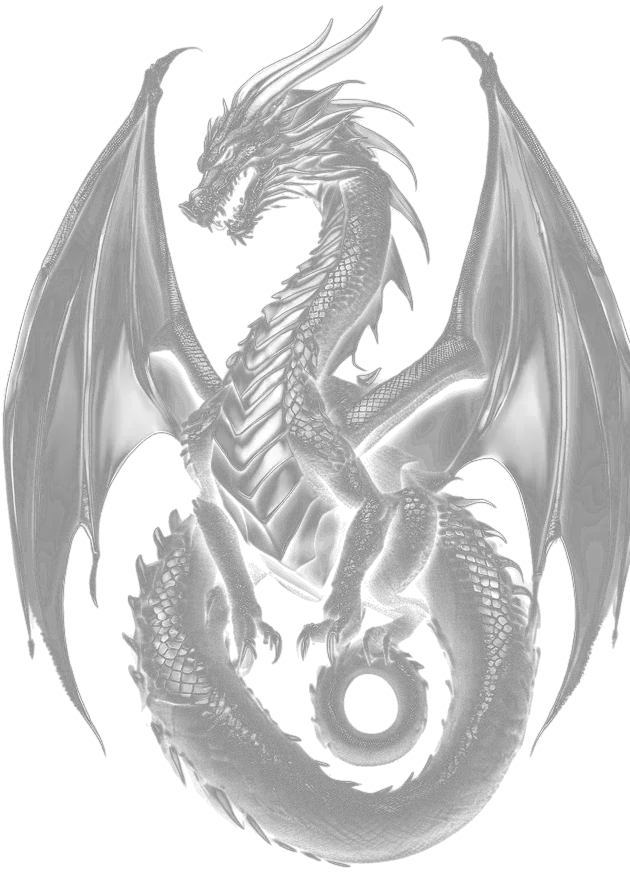
#> input picture client/src/games/dragonheart/assets/back/dragon.webp, 630 x 880 px, given in place of cover-a.png, which was not available
$ python process_assets.py ../../client/src/games/dragonheart/assets/back/dragon.webp ../../client/src/games/dragonheart/assets/back/green.webp
#> lines starting #> are read from the running program, lines starting #| are printed output that depends on the picture
#!/usr/bin/env python3
"""Turn raw ComfyUI renders into Klask's shipped assets.

Usage: python3 process_assets.py RAW_DIR FONT.ttf
  RAW_DIR  holds cover-a.png, wood.png (round 2), playfield.png (round 2) from comfy_gen.py
  FONT     Bungee-Regular.ttf (Google Fonts, OFL) for the cover title

Writes client/src/games/klask/cover.webp and assets/{wood,playfield,felt-noise}.webp.
"""
import os
import sys

import numpy as np
from PIL import Image, ImageDraw, ImageFilter, ImageFont

HERE = os.path.dirname(os.path.abspath(__file__))
GAME = os.path.join(HERE, '..', '..', 'client', 'src', 'games', 'klask')
ASSETS = os.path.join(GAME, 'assets')


def flatten(im, radius=90):
    """Remove the render's uneven lighting (low frequencies) so tiles don't show as blocks."""
    a = np.asarray(im.convert('RGB'), dtype=np.float32)
    lo = np.asarray(im.convert('RGB').filter(ImageFilter.GaussianBlur(radius)), dtype=np.float32)
    return Image.fromarray(np.clip(a - lo + a.reshape(-1, 3).mean(0), 0, 255).astype(np.uint8))


def seamless(im):
    """Make a texture tile: blend it with its half-shifted copy, weighted toward the copy at the
    tile edges (where the shifted copy's seamless centre lies)."""
    a = np.asarray(flatten(im), dtype=np.float32)
    h, w = a.shape[:2]
    b = np.roll(np.roll(a, h // 2, axis=0), w // 2, axis=1)
    wx = 1 - np.abs(np.linspace(-1, 1, w))  # 1 at centre, 0 at edges
    wy = 1 - np.abs(np.linspace(-1, 1, h))
    wgt = np.clip(np.minimum.outer(wy, wx) * 2.2, 0, 1)[..., None]
    return Image.fromarray((a * wgt + b * (1 - wgt)).astype(np.uint8))


def seamless_x(im):
    """Horizontal-only wrap blend (for vertically mirrored wood: rows already wrap)."""
    a = np.asarray(flatten(im), dtype=np.float32)
    w = a.shape[1]
    b = np.roll(a, w // 2, axis=1)
    wgt = np.clip((1 - np.abs(np.linspace(-1, 1, w))) * 2.2, 0, 1)[None, :, None]
    return Image.fromarray((a * wgt + b * (1 - wgt)).astype(np.uint8))


def wood_texture(src, out, size=1024):
    """Wood grain runs vertically: stack the clean band with its vertical mirror so rows wrap
    invisibly (grain lines continue), then blend the left/right edges."""
    band = Image.open(src).convert('RGB').crop((0, 0, 1024, 740))
    tall = Image.new('RGB', (1024, 1480))
    tall.paste(band, (0, 0))
    tall.paste(band.transpose(Image.FLIP_TOP_BOTTOM), (0, 740))
    seamless_x(tall.resize((size, size), Image.LANCZOS)).save(out, 'WEBP', quality=86, method=6)


def texture(src, crop, out, size=1024, q=86, extra=None):
    im = Image.open(src).convert('RGB')
    if crop:
        im = im.crop(crop)
    im = im.resize((size, size), Image.LANCZOS)
    if extra:
        im = extra(im)
    seamless(im).save(out, 'WEBP', quality=q, method=6)


def cover(src, font, out):
    im = Image.open(src).convert('RGB')
    w, h = im.size  # 896×1184 (≈3:4)
    tw = round(h * 3 / 4)
    im = im.crop(((w - tw) // 2, 0, (w - tw) // 2 + tw, h)).resize((800, 1067), Image.LANCZOS)
    # Darken the top for the title (it also hides a stray can label in the render).
    grad = Image.new('L', (1, 1067))
    for y in range(1067):
        t = max(0.0, 1 - y / 470)
        grad.putpixel((0, y), int(245 * min(1.0, t * 1.35) ** 1.2))
    shade = Image.new('RGB', im.size, (10, 16, 44))
    im = Image.composite(shade, im, grad.resize(im.size))
    d = ImageDraw.Draw(im)
    f = ImageFont.truetype(font, 168)
    text = 'KLASK'
    bbox = d.textbbox((0, 0), text, font=f)
    tx = (800 - (bbox[2] - bbox[0])) // 2 - bbox[0]
    ty = 70 - bbox[1]
    # soft drop shadow, then a thick navy outline, then the yellow fill (the ball's colour)
    sh = Image.new('L', im.size, 0)
    ImageDraw.Draw(sh).text((tx + 6, ty + 10), text, font=f, fill=200)
    im.paste((0, 0, 0), mask=sh.filter(ImageFilter.GaussianBlur(10)))
    d.text((tx, ty), text, font=f, fill=(255, 210, 50), stroke_width=9, stroke_fill=(16, 26, 70))
    im.save(out, 'WEBP', quality=88, method=6)


def felt_noise(out, size=512):
    """A fine, near-neutral grain overlay (multiply at low opacity) generated from noise."""
    rng = np.random.default_rng(7)
    n = rng.normal(0, 1, (size, size)).astype(np.float32)
    img = Image.fromarray(np.clip(128 + n * 18, 0, 255).astype(np.uint8)).filter(ImageFilter.GaussianBlur(0.7))
    a = np.asarray(img, dtype=np.float32)
    a = 200 + (a - a.mean()) * 1.4
    seamless(Image.fromarray(np.clip(a, 0, 255).astype(np.uint8)).convert('RGB')).convert('L').save(out, 'WEBP', quality=82, method=6)


def main():
    raw, font = sys.argv[1], sys.argv[2]
    os.makedirs(ASSETS, exist_ok=True)
    cover(os.path.join(raw, 'cover-a.png'), font, os.path.join(GAME, 'cover.webp'))
#> in cover, `im = Image.composite(shade, im, grad.resize(im.size))`:
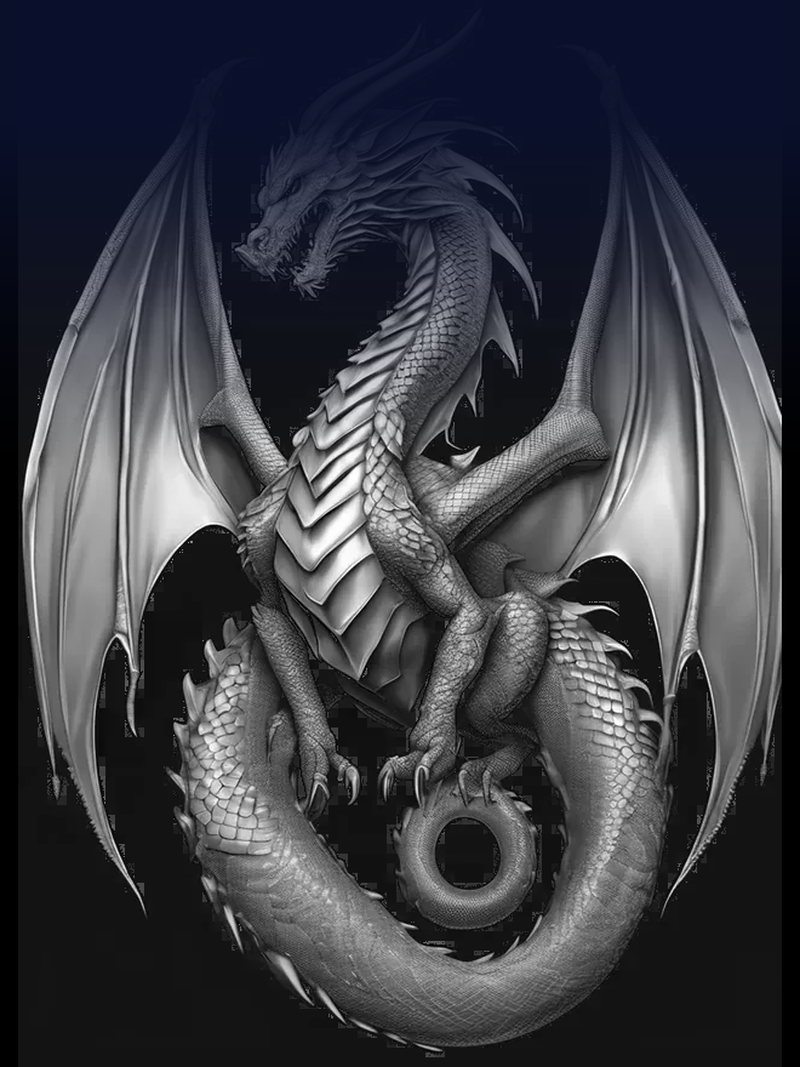
#> im: PIL image 800x1067 RGB; mean R, G, B 59, 60.5, 67.6
#> in cover, `bbox = d.textbbox((0, 0), text, font=f)`: bbox = (0, 32, 543, 158)
#> in cover, `tx = (800 - (bbox[2] - bbox[0])) // 2 - bbox[0]`: tx = 128
#> in cover, `ty = 70 - bbox[1]`: ty = 38
#> in cover, `sh = Image.new('L', im.size, 0)`: sh: PIL image 800x1067 L; every value is 0
    # wood (round 2): keep the clean top band above a patch artefact; grain runs vertically.
    wood_texture(os.path.join(raw, 'wood.png'), os.path.join(ASSETS, 'wood.webp'))
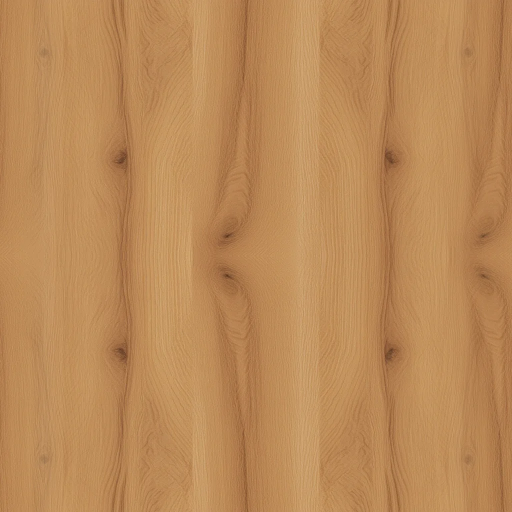
#> input picture client/src/games/klask/assets/wood.webp, 1024 x 1024 px, given in place of wood.png, which was not available (shown at 1/2 size)
#> in wood_texture, `tall = Image.new('RGB', (1024, 1480))`: tall: PIL image 1024x1480 RGB; every value is 0
#> in wood_texture, `tall.paste(band.transpose(Image.FLIP_TOP_BOTTOM), (0, 740))`:
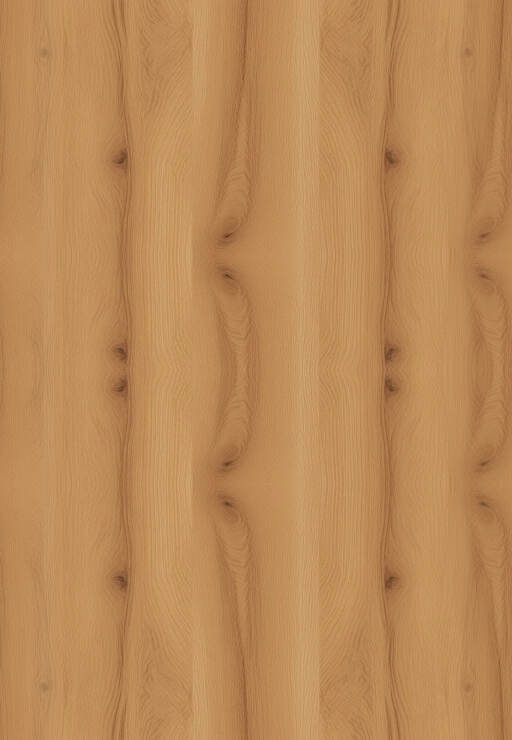
#> tall: PIL image 1024x1480 RGB (shown at 1/2 size); mean R, G, B 187.2, 137.6, 87.2
    # playfield (round 2): central crop avoids a pale corner and a wood sliver at the right edge.
    texture(os.path.join(raw, 'playfield.png'), (150, 150, 874, 874), os.path.join(ASSETS, 'playfield.webp'))
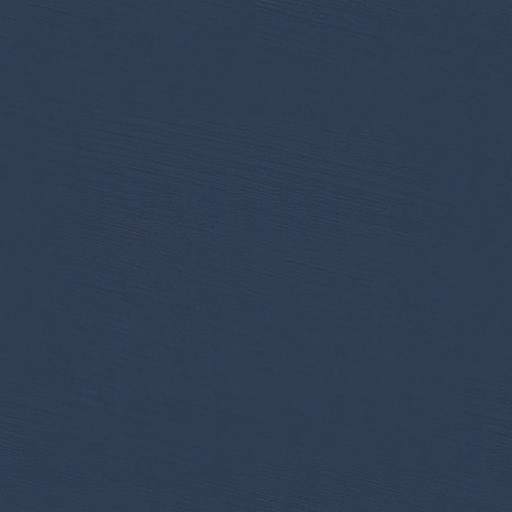
#> input picture client/src/games/klask/assets/playfield.webp, 1024 x 1024 px, given in place of playfield.png, which was not available (shown at 1/2 size)
#> in texture, im is the input picture: PIL image 1024x1024 RGB; mean R, G, B 47.3, 62.2, 80.8
#> call 2 of flatten, with radius = 90
#> in flatten (call 2), `lo = np.asarray(im.convert('RGB').filter(ImageFilter.GaussianBlur(radi..`:
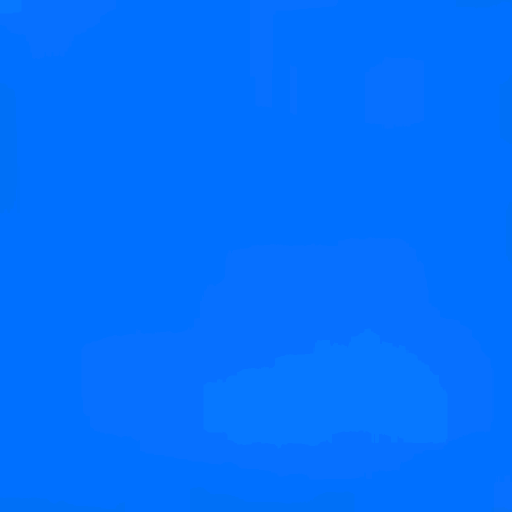
#> lo: shape (1024, 1024, 3) float32 (shown at 1/2 size); mean R, G, B 47.7, 63, 80.2; drawn with min black and max white
    felt_noise(os.path.join(ASSETS, 'felt-noise.webp'))
#> in felt_noise, `img = Image.fromarray(np.clip(128 + n * 18, 0, 255).astype(np.uint8))...`:
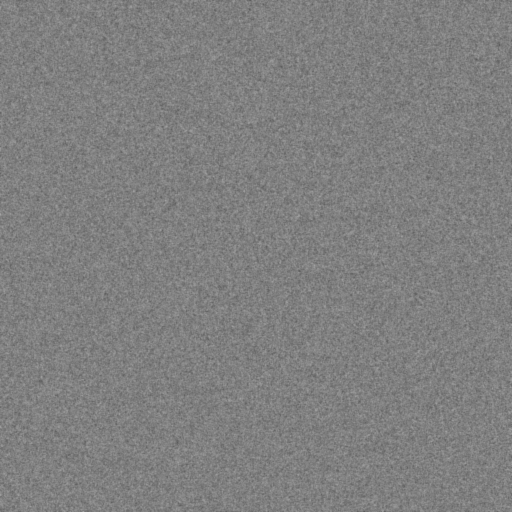
#> img: PIL image 512x512 L; min 91, max 164, mean 127.5
#> in seamless (call 2), `b = np.roll(np.roll(a, h // 2, axis=0), w // 2, axis=1)`:
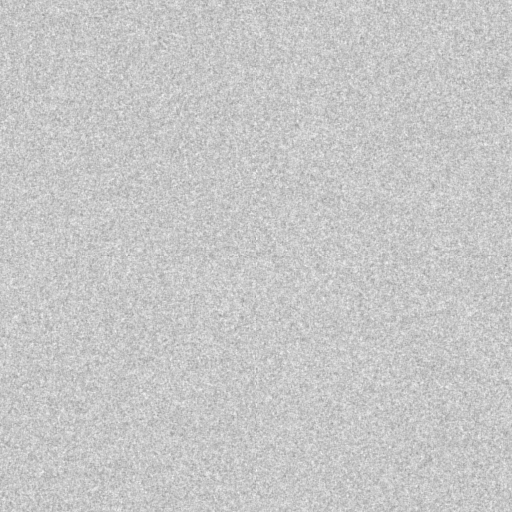
#> b: shape (512, 512, 3) float32; min 149, max 251, mean 199.1


if __name__ == '__main__':
    main()
